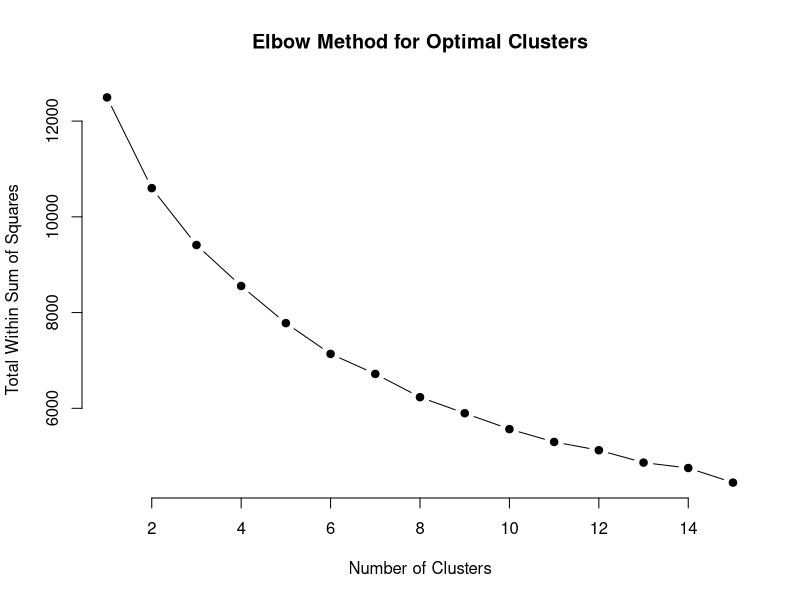

Reproduce this figure in R. (Note: this script raises an error after producing the figure.)
library('tidyverse')
library('cluster')
library('readr')

#Read Data 
customer_data <- read_csv('retail_customer_data.csv')

# Scale the data for K-means clustering (only the numeric columns)
scaled_data <- scale(customer_data[, c("Age", "Annual Income (k$)", "Spending Score (1-100)", "Number of Purchases", "Days Since Last Purchase")])


# Determine the optimal number of clusters using the Elbow Method
wss <- (nrow(scaled_data)-1)*sum(apply(scaled_data, 2, var))
for (i in 2:15) wss[i] <- sum(kmeans(scaled_data, centers=i)$withinss)

# Plot the Elbow Method
plot(1:15, wss, type="b", pch = 19, frame = FALSE, 
     xlab="Number of Clusters", ylab="Total Within Sum of Squares",
     main="Elbow Method for Optimal Clusters")

# Set number of clusters (using 5 as an example, adjust based on the elbow plot)
k <- 5

# Apply K-means clustering on the entire dataset
kmeans_result <- kmeans(scaled_data, centers = k, nstart = 25)

# Add the cluster result to the original data
customer_data$Cluster <- as.factor(kmeans_result$cluster)

# Print the first few rows with the cluster assignment
head(customer_data)

# ---------- EVALUATION METRICS ----------

# 1. WCSS (Within-cluster sum of squares)
cat("Total Within-Cluster Sum of Squares (WCSS):", kmeans_result$tot.withinss, "\n")

# 2. BCSS (Between-cluster sum of squares)
cat("Total Between-Cluster Sum of Squares (BCSS):", kmeans_result$betweenss, "\n")

# 3. Silhouette Score for the Entire Data
silhouette_result <- silhouette(kmeans_result$cluster, dist(scaled_data))
cat("Average Silhouette Score:", mean(silhouette_result[, 3]), "\n")

# Calculate means and standard deviations of the original features
means <- colMeans(customer_data[, c("Age", "Annual Income (k$)", "Spending Score (1-100)", "Number of Purchases", "Days Since Last Purchase")])
sds <- apply(customer_data[, c("Age", "Annual Income (k$)", "Spending Score (1-100)", "Number of Purchases", "Days Since Last Purchase")], 2, sd)

# Convert the centroids back to the original scale
centroids <- as.data.frame((kmeans_result$centers) * sds + means)
print(original_centroids)


# ---------- VISUALIZATION ----------

# Visualize the clusters using ggplot2
#Boxplot for Annual Income
ggplot(customer_data, aes(x = factor(Cluster), y = `Annual Income (k$)`, fill = factor(Cluster))) +
    geom_boxplot() +
    labs(title = "Box Plot of Annual Income by Cluster",
         x = "Cluster",
         y = "Annual Income (in $1000)") +
    scale_fill_brewer(palette = "Set3") +  # Color palette for clusters
    theme_minimal() +
    theme(legend.position = "none") 

# Create a box plot for Spending Score
ggplot(customer_data, aes(x = factor(Cluster), y = `Spending Score (1-100)`, fill = factor(Cluster))) +
    geom_boxplot() +
    labs(title = "Box Plot of Spending Score by Cluster",
         x = "Cluster",
         y = "Spending Score (1-100)") +
    scale_fill_brewer(palette = "Set3") +  # Color palette for clusters
    theme_minimal() +
    theme(legend.position = "none") 

#Scatterplot for clusters
ggplot(customer_data, aes(x = `Annual Income (k$)`, y = `Spending Score (1-100)`, color = Cluster)) +
    geom_point(size = 3) +
    labs(title = "Customer Segments Based on K-Means Clustering", 
         x = "Annual Income (in $1000)", 
         y = "Spending Score (1-100)") +
    theme_minimal()













